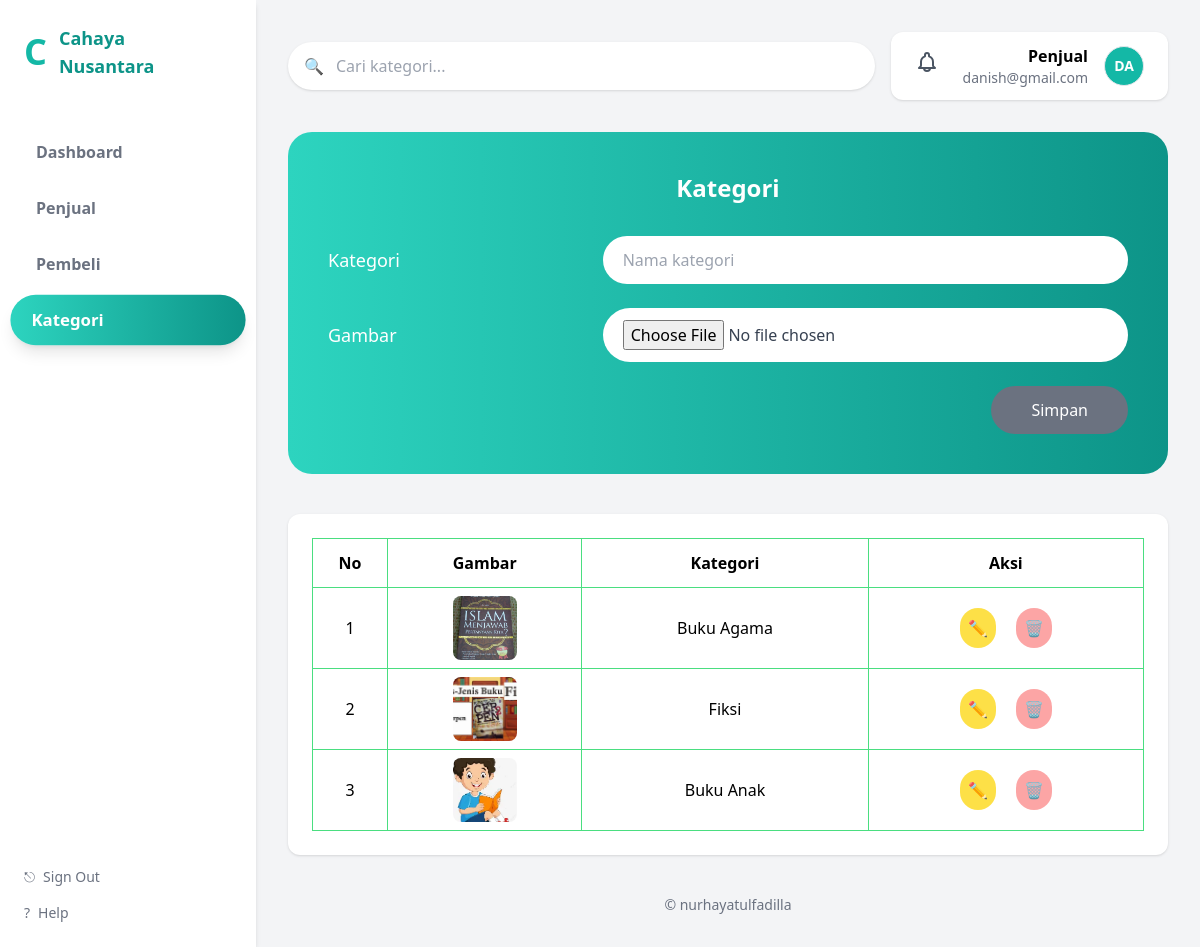
The page /super_admin/kategori.php (signed in) on the database its author committed.
### tables this page shows
CREATE TABLE `kategori` (
  `id` int NOT NULL,
  `nama_kategori` varchar(100) NOT NULL,
  `gambar` varchar(255) DEFAULT NULL,
  `created_at` timestamp NOT NULL DEFAULT CURRENT_TIMESTAMP,
  `penjual_id` int DEFAULT NULL
);

### super_admin/kategori.php (the view, shortened to what this page needs)
<?php
include '../config/koneksi.php';
$search = $_GET['search'] ?? '';
$user_id = $_SESSION['user_id'];
if ($search != '') {
    $kategori = mysqli_query($conn, "
        SELECT * FROM kategori
        WHERE (penjual_id IS NULL OR penjual_id = $user_id)
        AND nama_kategori LIKE '%$search%'
        ORDER BY id DESC
    ");
} else {
    $kategori = mysqli_query($conn, "
        SELECT * FROM kategori
        WHERE penjual_id IS NULL OR penjual_id = $user_id
        ORDER BY id DESC
    ");
}
?>
<!DOCTYPE html>
<html lang="id">
<head>
  <script src="https://cdn.tailwindcss.com"></script>
</head>
<body class="bg-gray-100 font-sans">
<div class="flex h-screen overflow-hidden">
<?php include '../layouts/sidebar.php'; ?>
<main class="flex-1 p-8 overflow-y-auto">
<div class="flex items-center gap-4 mb-8">
<form method="GET" class="flex-1 relative">
  <input
    type="text"
    name="search"
    value="<?= htmlspecialchars($search); ?>"
    placeholder="Cari kategori..."
    class="w-full px-12 py-3 rounded-full bg-white shadow focus:outline-none"
  />
  <span class="absolute left-4 top-1/2 -translate-y-1/2 text-gray-400">🔍</span>
</form>
<?php include '../layouts/profil_notifikasi.php'; ?>
</div>
<div class="bg-gradient-to-r from-teal-400 to-teal-600 rounded-3xl p-10 text-white mb-10">
<h2 class="text-2xl font-bold text-center mb-8">Kategori</h2>
<form method="POST" enctype="multipart/form-data"
      class="grid grid-cols-1 md:grid-cols-3 gap-6 items-center">
    <label class="text-lg">Kategori</label>
    <input type="text"
           name="nama_kategori"
           required
           class="md:col-span-2 px-5 py-3 rounded-full text-gray-700 outline-none"
           placeholder="Nama kategori">
    <label class="text-lg">Gambar</label>
    <input type="file"
           name="gambar"
           accept="image/*"
           class="md:col-span-2 px-5 py-3 rounded-full bg-white text-gray-700">
    <div class="md:col-span-3 flex justify-end">
        <button type="submit"
                name="simpan"
                class="bg-gray-500 text-white px-10 py-3 rounded-full hover:bg-gray-600">
            Simpan
        </button>
    </div>
</form>
</div>
<div class="bg-white rounded-xl shadow p-6">
<table class="w-full border border-green-400 text-center">
<thead>
<tr class="border-b border-green-400">
    <th class="border-r border-green-400 py-3">No</th>
    <th class="border-r border-green-400">Gambar</th>
    <th class="border-r border-green-400">Kategori</th>
    <th>Aksi</th>
</tr>
</thead>
<tbody>
<?php if (mysqli_num_rows($kategori) > 0): ?>
<?php $no = 1; while ($row = mysqli_fetch_assoc($kategori)): ?>
<tr class="border-b border-green-400">
    <td class="border-r border-green-400 py-3"><?= $no++; ?></td>
    <td class="border-r border-green-400 py-2">
        <?php if ($row['gambar']): ?>
            <img src="../uploads/kategori/<?= $row['gambar']; ?>"
                 class="w-16 h-16 object-cover rounded-lg mx-auto">
        <?php else: ?>
            <span class="text-gray-400">-</span>
        <?php endif; ?>
    </td>
    <td class="border-r border-green-400">
        <?= htmlspecialchars($row['nama_kategori']); ?>
    </td>
<td class="py-3">
    <div class="flex justify-center gap-5">
        <?php
        $cek_produk = mysqli_query($conn, "SELECT id FROM produk WHERE kategori_id = ".$row['id']." LIMIT 1");
        $kategori_dipakai = mysqli_num_rows($cek_produk) > 0;
        if ($kategori_dipakai): ?>
            <button onclick="Swal.fire({
                icon: 'warning',
                title: 'Tidak bisa diedit',
                text: 'Kategori sedang digunakan oleh produk'
            })"
            class="p-2 rounded-full bg-yellow-300 hover:bg-yellow-400">✏️</button>
            <button onclick="Swal.fire({
                icon: 'warning',
                title: 'Tidak bisa dihapus',
                text: 'Kategori sedang digunakan oleh produk'
            })"
            class="p-2 rounded-full bg-red-300 hover:bg-red-400">🗑️</button>
        <?php endif; ?>
    </div>
</td>
</tr>
<?php endwhile; ?>
<?php endif; ?>
</tbody>
</table>
</div>
<p class="text-center text-sm text-gray-500 mt-10">
© nurhayatulfadilla
</p>
</main>
</div>
</body>
</html>

### rows shown on the page
kategori: gambar (picture), nama_kategori "Buku Agama"
kategori: gambar (picture), nama_kategori "Fiksi"
kategori: gambar (picture), nama_kategori "Buku Anak"

### other values the page prints
str_replace('_', ' ', $user['role']) "Penjual"
$user['email'] "danish@gmail.com"
$inisial "DA"
